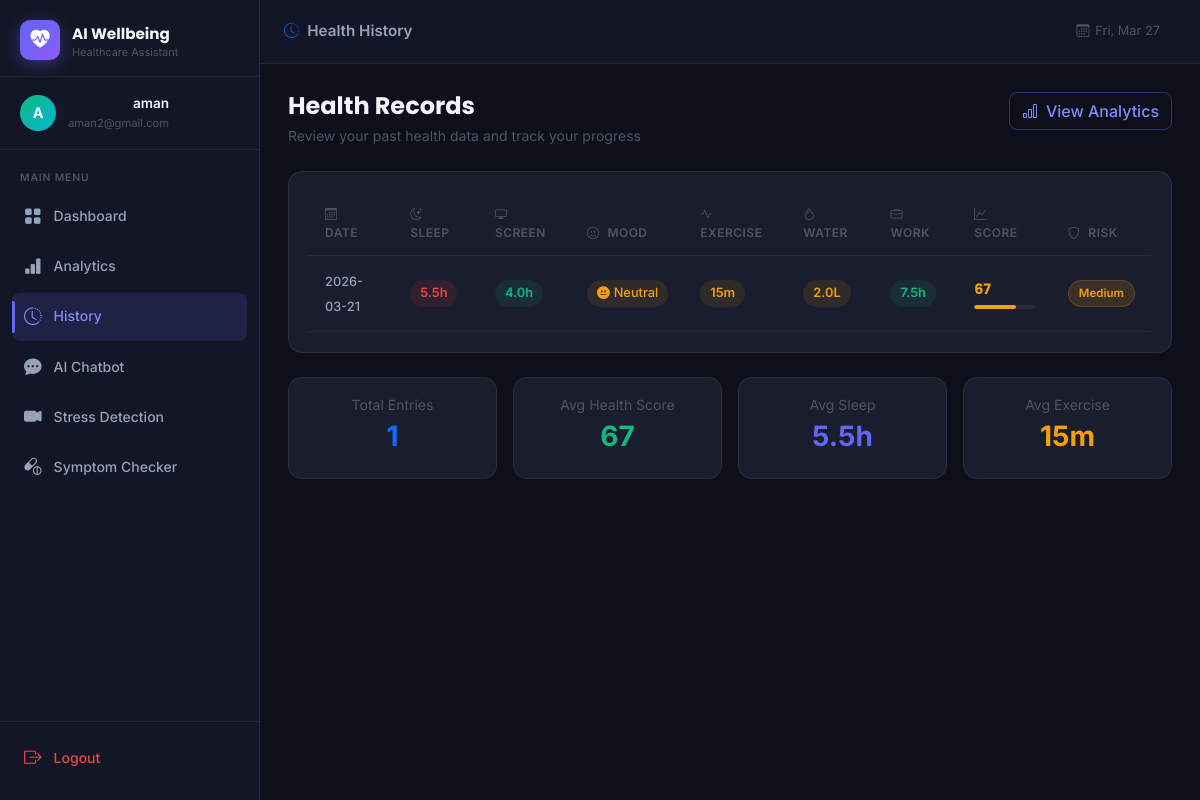
Screenshot of /history (signed in) with the database file from the repository.
### tables this page shows
CREATE TABLE health_data (
            id INTEGER PRIMARY KEY AUTOINCREMENT,
            user_id INTEGER NOT NULL,
            sleep_hours REAL NOT NULL,
            screen_time REAL NOT NULL,
            mood TEXT NOT NULL,
            exercise_minutes INTEGER NOT NULL,
            water_intake REAL NOT NULL,
            work_hours REAL NOT NULL,
            date DATE NOT NULL,
            created_at TIMESTAMP DEFAULT CURRENT_TIMESTAMP,
            FOREIGN KEY (user_id) REFERENCES users(id)
        );

### app.py (the view)
@app.route("/history")
@login_required
def history():
    db = get_db()
    user_id = session["user_id"]
    records = db.execute(
        "SELECT * FROM health_data WHERE user_id = ? ORDER BY date DESC",
        (user_id,)
    ).fetchall()
    enriched = []
    for r in records:
        d = dict(r)
        score_data = calculate_health_score(
            d["sleep_hours"], d["screen_time"], d["mood"],
            d["exercise_minutes"], d["water_intake"], d["work_hours"]
        )
        d["score"] = score_data["score"]
        d["risk_level"] = score_data["risk_level"]
        enriched.append(d)
    return render_template("history.html", records=enriched)

### app.py (called while the page is built)
def get_db():
    if "db" not in g:
        g.db = sqlite3.connect(DATABASE)
        g.db.row_factory = sqlite3.Row
        g.db.execute("PRAGMA journal_mode=WAL")
    return g.db

def login_required(f):
    @wraps(f)
    def decorated(*args, **kwargs):
        if "user_id" not in session:
            return redirect(url_for("login"))
        return f(*args, **kwargs)
    return decorated

### templates/history.html (shortened to what this page needs)
{% extends "base.html" %}
{% block topbar_title %}
  <span><i class="bi bi-clock-history me-2 text-primary"></i>Health History</span>
{% endblock %}
{% block content %}
<div class="page-header mb-4">
  <div>
    <h2 class="page-title">Health Records</h2>
    <p class="page-subtitle">Review your past health data and track your progress</p>
  </div>
  <a href="{{ url_for('analytics') }}" class="btn btn-outline-primary">
    <i class="bi bi-bar-chart me-2"></i>View Analytics
  </a>
</div>
{% if records %}
<div class="metric-card mb-4">
  <div class="table-responsive">
    <table class="table table-dark table-hover align-middle mb-0" data-testid="table-health-history">
      <thead>
        <tr>
          <th><i class="bi bi-calendar3 me-2"></i>Date</th>
          <th><i class="bi bi-moon-stars me-2"></i>Sleep</th>
          <th><i class="bi bi-display me-2"></i>Screen</th>
          <th><i class="bi bi-emoji-smile me-2"></i>Mood</th>
          <th><i class="bi bi-activity me-2"></i>Exercise</th>
          <th><i class="bi bi-droplet me-2"></i>Water</th>
          <th><i class="bi bi-briefcase me-2"></i>Work</th>
          <th><i class="bi bi-graph-up me-2"></i>Score</th>
          <th><i class="bi bi-shield me-2"></i>Risk</th>
        </tr>
      </thead>
      <tbody>
        {% for r in records %}
        <tr data-testid="row-history-{{ r.id }}">
          <td>
            <span class="date-badge">
              {{ r.date }}
            </span>
          </td>
          <td>
            <span class="metric-pill {% if r.sleep_hours >= 7 %}pill-good{% elif r.sleep_hours >= 6 %}pill-warn{% else %}pill-bad{% endif %}">
              {{ r.sleep_hours }}h
            </span>
          </td>
          <td>
            <span class="metric-pill {% if r.screen_time <= 4 %}pill-good{% elif r.screen_time <= 6 %}pill-warn{% else %}pill-bad{% endif %}">
              {{ r.screen_time }}h
            </span>
          </td>
          <td>
            <span class="mood-tag mood-{{ r.mood }}">
              {% if r.mood == 'happy' %}<i class="bi bi-emoji-smile-fill me-1"></i>
              {% elif r.mood == 'neutral' %}<i class="bi bi-emoji-neutral-fill me-1"></i>
              {% else %}<i class="bi bi-emoji-frown-fill me-1"></i>{% endif %}
              {{ r.mood | capitalize }}
            </span>
          </td>
          <td>
            <span class="metric-pill {% if r.exercise_minutes >= 30 %}pill-good{% elif r.exercise_minutes >= 15 %}pill-warn{% else %}pill-bad{% endif %}">
              {{ r.exercise_minutes }}m
            </span>
          </td>
          <td>
            <span class="metric-pill {% if r.water_intake >= 2.5 %}pill-good{% elif r.water_intake >= 2.0 %}pill-warn{% else %}pill-bad{% endif %}">
              {{ r.water_intake }}L
            </span>
          </td>
          <td>
            <span class="metric-pill {% if r.work_hours <= 8 %}pill-good{% elif r.work_hours <= 10 %}pill-warn{% else %}pill-bad{% endif %}">
              {{ r.work_hours }}h
            </span>
          </td>
          <td>
            <div class="score-pill-wrapper">
              <span class="score-pill {% if r.score >= 70 %}score-high{% elif r.score >= 45 %}score-mid{% else %}score-low{% endif %}">
                {{ r.score }}
              </span>
              <div class="score-progress-bar">
                <div class="score-fill {% if r.score >= 70 %}fill-high{% elif r.score >= 45 %}fill-mid{% else %}fill-low{% endif %}" style="width:{{ r.score }}%"></div>
              </div>
            </div>
          </td>
          <td>
            <span class="risk-badge risk-{{ r.risk_level.lower() }}">{{ r.risk_level }}</span>
          </td>
        </tr>
        {% endfor %}
      </tbody>
    </table>
  </div>
</div>
<div class="row g-3">
  <div class="col-md-3">
    <div class="metric-card text-center p-3">
      <div class="text-muted small mb-1">Total Entries</div>
      <div class="h3 fw-bold text-primary">{{ records | length }}</div>
    </div>
  </div>
  <div class="col-md-3">
    <div class="metric-card text-center p-3">
      <div class="text-muted small mb-1">Avg Health Score</div>
      <div class="h3 fw-bold" style="color:#10b981">
        {{ (records | sum(attribute='score') / records | length) | round | int }}
      </div>
    </div>
  </div>
  <div class="col-md-3">
    <div class="metric-card text-center p-3">
      <div class="text-muted small mb-1">Avg Sleep</div>
      <div class="h3 fw-bold" style="color:#6366f1">
        {{ ((records | sum(attribute='sleep_hours')) / records | length) | round(1) }}h
      </div>
    </div>
  </div>
  <div class="col-md-3">
    <div class="metric-card text-center p-3">
      <div class="text-muted small mb-1">Avg Exercise</div>
      <div class="h3 fw-bold" style="color:#f59e0b">
        {{ ((records | sum(attribute='exercise_minutes')) / records | length) | round | int }}m
      </div>
    </div>
  </div>
</div>
{% endif %}
{% endblock %}

### static/CSS/style.css (style rules this page uses)
:root { --sidebar-width: 260px; --topbar-height: 64px; --bg: #0d0f1a; --surface: #131626; --card-bg: #1a1d2e; --card-border: rgba(255,255,255,0.07); --text-primary: #f1f5f9; --text-secondary: #94a3b8; --text-muted: #4b5563; --border-color: rgba(255,255,255,0.08); --accent: #6366f1; --accent-glow: rgba(99,102,241,0.3); --transition: 0.2s ease; }
*, *::before, *::after { box-sizing: border-box; margin: 0; padding: 0; }
html { scroll-behavior: smooth; }
body { font-family: 'Inter', sans-serif; background: var(--bg); color: var(--text-primary); line-height: 1.6; min-height: 100vh; overflow-x: hidden; }
.topbar-title i { opacity: 0.7; }
.page-header { display: flex; align-items: flex-start; justify-content: space-between; gap: 16px; flex-wrap: wrap; }
.page-title { font-family: 'Poppins', sans-serif; font-size: 1.5rem; font-weight: 700; color: var(--text-primary); margin: 0; }
.page-subtitle { color: var(--text-muted); font-size: 0.875rem; margin: 4px 0 0; }
.metric-card { background: var(--card-bg); border: 1px solid var(--card-border); border-radius: 14px; padding: 20px; transition: border-color var(--transition), box-shadow var(--transition); }
.risk-badge { display: inline-flex; align-items: center; padding: 3px 10px; border-radius: 20px; font-size: 0.72rem; font-weight: 600; white-space: nowrap; }
.risk-medium { background: rgba(245,158,11,0.15); color: #f59e0b; border: 1px solid rgba(245,158,11,0.2); }
.btn-outline-primary { border-color: rgba(99,102,241,0.4); color: #818cf8; border-radius: 8px; font-weight: 500; }
.table-dark { --bs-table-bg: transparent; --bs-table-border-color: var(--card-border); --bs-table-hover-bg: rgba(255,255,255,0.03); }
.table-dark thead th { font-size: 0.75rem; font-weight: 600; text-transform: uppercase; letter-spacing: 0.04em; color: var(--text-muted); border-bottom-color: var(--card-border); padding: 12px 16px; }
.table-dark td { padding: 12px 16px; vertical-align: middle; border-bottom-color: var(--card-border); }
.date-badge { font-size: 0.8rem; font-weight: 500; color: var(--text-secondary); }
.metric-pill { display: inline-block; padding: 3px 10px; border-radius: 20px; font-size: 0.8rem; font-weight: 600; }
.pill-good { background: rgba(16,185,129,0.1); color: #10b981; }
.pill-warn { background: rgba(245,158,11,0.1); color: #f59e0b; }
.pill-bad { background: rgba(239,68,68,0.1); color: #ef4444; }
.mood-tag { display: inline-flex; align-items: center; padding: 3px 10px; border-radius: 20px; font-size: 0.8rem; font-weight: 500; }
.mood-neutral { background: rgba(245,158,11,0.1); color: #f59e0b; }
.score-pill-wrapper { display: flex; flex-direction: column; gap: 4px; min-width: 60px; }
.score-pill { display: inline-block; font-size: 0.9rem; font-weight: 700; font-family: 'Poppins', sans-serif; }
.score-mid { color: #f59e0b; }
.score-progress-bar { height: 4px; background: rgba(255,255,255,0.06); border-radius: 2px; overflow: hidden; }
.score-fill { height: 100%; border-radius: 2px; transition: width 0.6s ease; }
.fill-mid { background: #f59e0b; }
.text-muted { color: var(--text-muted) !important; }

### rows the page displays
health_data: date "2026-03-21", sleep_hours "5.5", screen_time "4.0", mood "Neutral", exercise_minutes "15", water_intake "2.0", work_hours "7.5", score "67", risk_level "Medium"

### other values shown
{{ session.user_name[0].upper() }} "A"
{{ session.user_name }} "aman"
{{ session.user_email }} "aman2@gmail.com"
{{ records | length }} "1"
{{ (records | sum(attribute='score') / records | length) | round | int }} "67"
